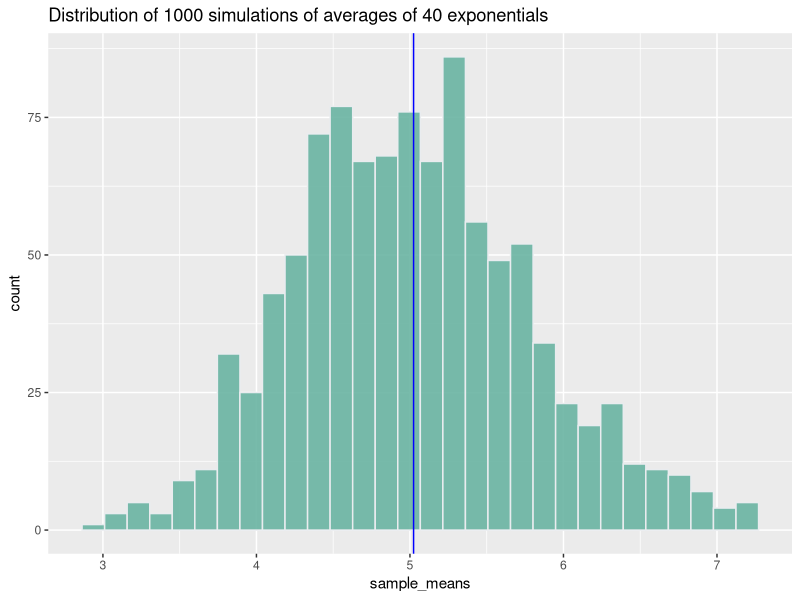

Generate this figure with R:
## ---- chunk 1
knitr::opts_chunk$set(echo = TRUE, message = FALSE, warning = FALSE)
## ---- chunk 2
library(ggplot2)
library(dplyr)
## ---- chunk 3
lambda = 0.2

# theoretical Mean & standard deviation
actual_mean = 1/0.2
actual_sd = 1/0.2

# simulate 1000 
sample_means = NULL
for (i in 1 : 1000) sample_means = c(sample_means, mean(rexp(40, lambda)))
ggplot() +
  aes(sample_means) +
  geom_histogram(fill="#69b3a2", color="#e9ecef", alpha=0.9) + 
  ggtitle("Distribution of 1000 simulations of averages of 40 exponentials") +
  geom_vline(xintercept = mean(sample_means), color="blue")
